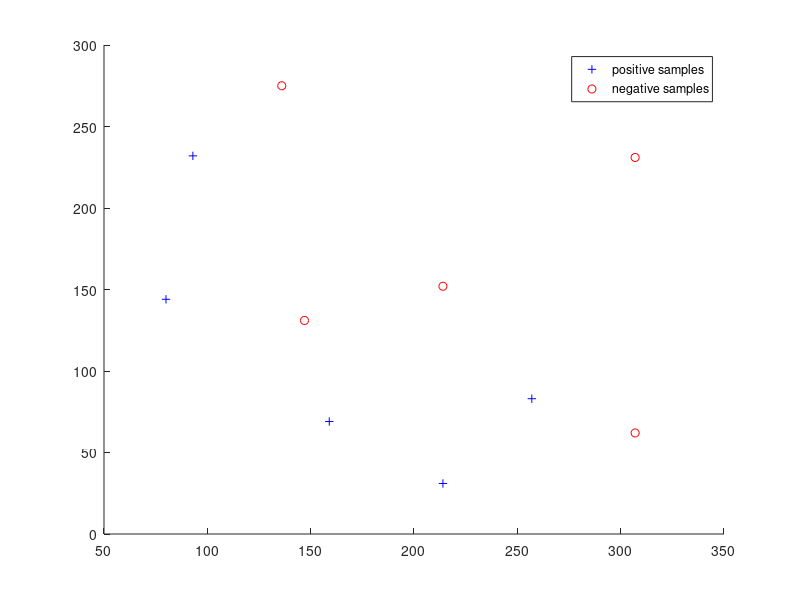

The MATLAB script that drew this image: (Note: this script raises an error after producing the figure.)
clear; close all; clc

% 10 samples
samples = [80 144 1; 93 232 1; 136 275 -1; 147 131 -1; 159 69 1; 214 31 1; 214 152 -1; 257 83 1; 307 62 -1; 307 231 -1];
coordinates = samples(:, 1:2);
labels = samples(:, 3);

% initial the parameters
iterations = 1;

% show the samples on the figure
figure(1);
axis auto, hold on;
plot(coordinates(labels == 1, 1), coordinates(labels == 1, 2), 'b+');
plot(coordinates(labels == -1, 1), coordinates(labels == -1, 2), 'ro');
legend('positive samples', 'negative samples');
hold on;

adaBoost(coordinates, labels, iterations);